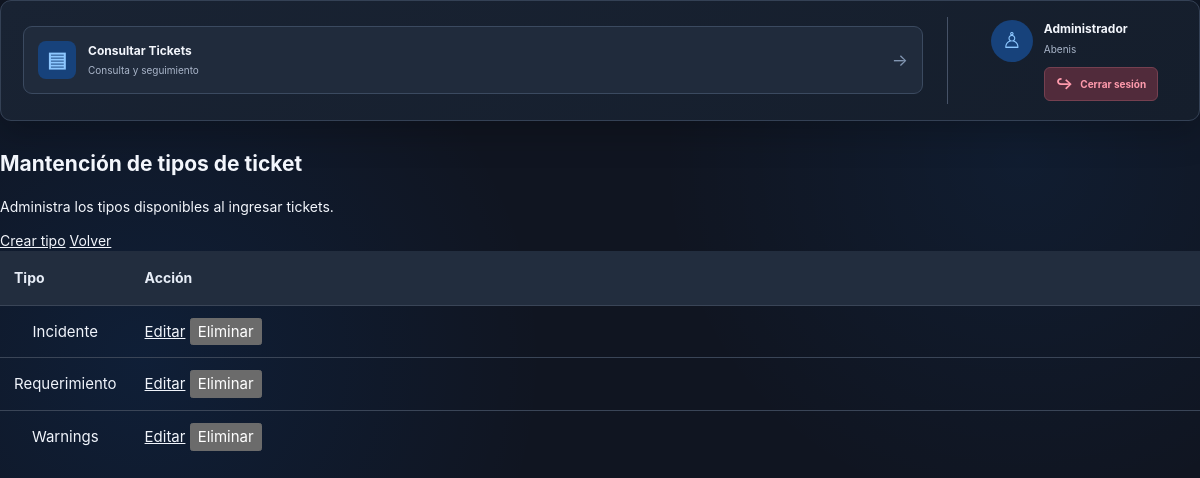
/mantenimientos/tipos-ticket (signed in), run on the app's committed database.
### models/user.py (models this page shows, shortened)
class User(UserMixin, db.Model):
    __tablename__ = "Usuarios"
    IdUsuario = db.Column(
        db.Integer,
        primary_key=True
    )
    Usuario = db.Column(
        db.String(100),
        unique=True
    )
    NombreCompleto = db.Column(
        db.String(200)
    )
    Correo = db.Column(
        db.String(200)
    )
    PasswordHash = db.Column(
        db.String(500)
    )
    totp_secret = db.Column(
        db.Text,
        nullable=True
    )
    totp_verificado = db.Column(
        db.Boolean,
        default=False,
        nullable=False
    )
    Activo = db.Column(
        db.Boolean,
        default=True
    )
    IdPerfil = db.Column(
        db.Integer,
        db.ForeignKey("Perfiles.IdPerfil")
    )
    IdEmpresa = db.Column(
        db.Integer,
        db.ForeignKey("Empresas.IdEmpresa")
    )
    IdGrupo = db.Column(
        db.Integer,
        db.ForeignKey("GruposTrabajo.IdGrupo")
    )
    perfil = db.relationship("Perfil")
    empresa = db.relationship("Empresa")
    grupo = db.relationship("GrupoTrabajo", back_populates="usuarios")
    @property
    def EsAdministrador(self):
        return bool(self.perfil and self.perfil.EsAdministrador)

### models/company.py (models this page shows)
class Empresa(db.Model):
    __tablename__ = "Empresas"
    IdEmpresa = db.Column(db.Integer, primary_key=True)
    NombreEmpresa = db.Column(db.String(200), unique=True, nullable=False)
    grupos = db.relationship(
        "GrupoTrabajo",
        secondary="EmpresasGrupos",
        back_populates="empresas",
        order_by="GrupoTrabajo.NombreGrupo"
    )

### models/tipo_ticket.py (models this page shows)
class TipoTicket(db.Model):
    __tablename__ = "TiposTicket"
    IdTipoTicket = db.Column(db.Integer, primary_key=True)
    NombreTipo = db.Column(db.String(100), unique=True, nullable=False)

### routes/maintenance.py (the view)
@maintenance_bp.route("/tipos-ticket")
@login_required
@admin_required
def tipos_ticket():
    return render_template(
        "mantenimientos/tipos_ticket.html",
        tipos_ticket=TipoTicket.query.order_by(TipoTicket.NombreTipo).all()
    )

### app.py (called while the page is built)
@login_manager.user_loader
def load_user(user_id):
    user = db.session.get(User, int(user_id))
    return user if user and user.Activo is not False else None

### routes/maintenance.py (called while the page is built)
def admin_required(view):
    @wraps(view)
    def wrapped_view(*args, **kwargs):
        if not current_user.EsAdministrador:
            abort(403)
        return view(*args, **kwargs)
    return wrapped_view

### templates/mantenimientos/tipos_ticket.html (shortened to what this page needs)
{% extends 'base.html' %}
{% block content %}
<div class="encabezado-tickets">
    <div>
        <h2>Mantención de tipos de ticket</h2>
        <p>Administra los tipos disponibles al ingresar tickets.</p>
    </div>
    <div class="acciones-pagina">
        <a href="{{ url_for('maintenance.editar_tipo_ticket') }}">Crear tipo</a>
        <a class="boton-secundario" href="{{ url_for('maintenance.index') }}">Volver</a>
    </div>
</div>
<div class="tabla-tickets-contenedor">
    <table class="tabla-tickets">
        <thead>
            <tr><th>Tipo</th><th>Acción</th></tr>
        </thead>
        <tbody>
            {% for tipo in tipos_ticket %}
            <tr>
                <td>{{ tipo.NombreTipo }}</td>
                <td>
                    <a href="{{ url_for('maintenance.editar_tipo_ticket', tipo_id=tipo.IdTipoTicket) }}">Editar</a>
                    <form method="post" action="{{ url_for('maintenance.eliminar_tipo_ticket', tipo_id=tipo.IdTipoTicket) }}" style="display:inline" onsubmit="return confirm('¿Eliminar este tipo de ticket?');">
                        <button type="submit">Eliminar</button>
                    </form>
                </td>
            </tr>
            {% else %}
            <tr><td colspan="2">No hay tipos de ticket registrados.</td></tr>
            {% endfor %}
        </tbody>
    </table>
</div>
{% endblock %}

### templates/base.html (shortened to what this page needs)
<!DOCTYPE html>
<html lang="es">
<head>
    <link rel="stylesheet"
          href="{{ url_for('static', filename='css/style_oscuro.css') }}">
</head>
<body>
<div class="container {% block container_class %}{% endblock %}">
    {% if current_user.is_authenticated %}
    <header class="internal-topbar">
        <nav class="internal-options">
            <a href="{{ url_for('tickets.listar_tickets') }}"
               class="internal-option">
                <span class="internal-option-icon blue">▤</span>
                <span class="internal-option-text">
                    <strong>Consultar Tickets</strong>
                    <small>Consulta y seguimiento</small>
                </span>
                <span class="option-arrow">→</span>
            </a>
        </nav>
        <div class="user-profile">
            <div class="profile-avatar">
                ♙
            </div>
            <div class="profile-information">
                <strong>
                    {{ current_user.NombreCompleto or current_user.Usuario }}
                </strong>
                <small>
                    {{ current_user.empresa.NombreEmpresa
                       if current_user.empresa
                       else 'Sin empresa asignada' }}
                </small>
                <a href="/logout" class="logout-button">
                    <span>↪</span>
                    Cerrar sesión
                </a>
            </div>
        </div>
    </header>
    {% endif %}
    <main class="page-content">
        {% block content %}
        {% endblock %}
    </main>
</div>
</body>
</html>

### data on the page
User: NombreCompleto "Administrador"
Empresa: empresa "Abenis"
TipoTicket: NombreTipo "Incidente"
TipoTicket: NombreTipo "Requerimiento"
TipoTicket: NombreTipo "Warnings"
